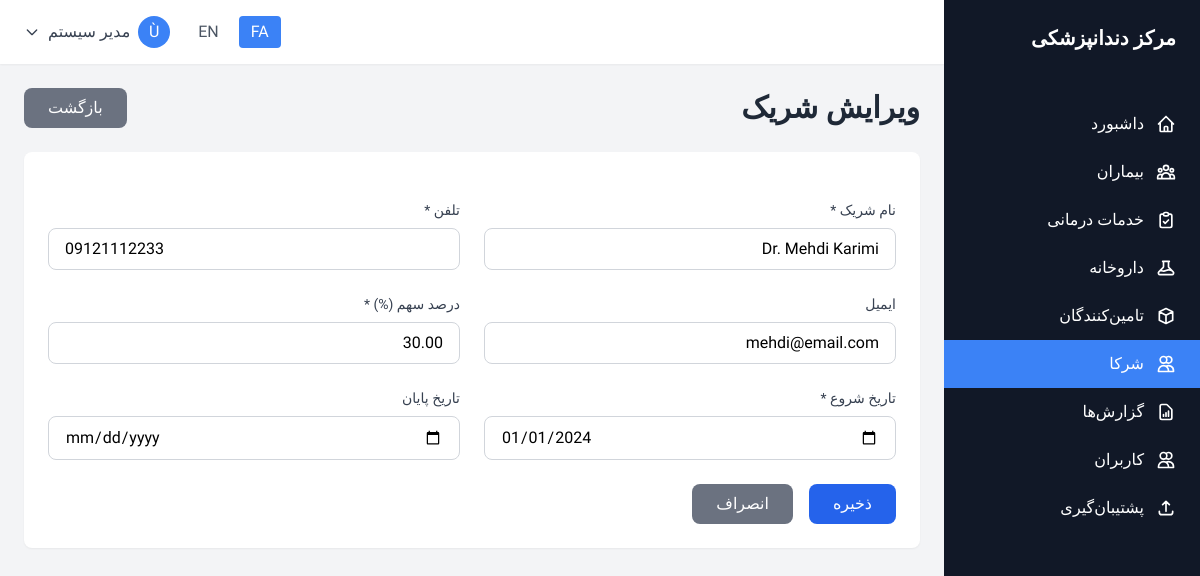
Screenshot of /partners/edit.php?id=1 (signed in) with the database file from the repository.
### tables this page shows
CREATE TABLE IF NOT EXISTS system (
    id INT AUTO_INCREMENT PRIMARY KEY,
    record_type ENUM('setting', 'activity_log') NOT NULL,
    setting_key VARCHAR(50),
    setting_value TEXT,
    setting_type VARCHAR(20) DEFAULT 'text',
    description TEXT,
    user_id INT,
    action VARCHAR(50),
    table_name VARCHAR(50),
    record_id INT,
    ip_address VARCHAR(45),
    user_agent TEXT,
    created_at DATETIME DEFAULT CURRENT_TIMESTAMP,
    updated_at DATETIME DEFAULT CURRENT_TIMESTAMP ON UPDATE CURRENT_TIMESTAMP,
    INDEX idx_record_type (record_type),
    INDEX idx_setting_key (setting_key),
    INDEX idx_user_action (user_id, action),
    INDEX idx_table_record (table_name, record_id),
    INDEX idx_activity_date (created_at),
    UNIQUE KEY unique_setting (setting_key, record_type),
    FOREIGN KEY (user_id) REFERENCES users(id) ON DELETE SET NULL
);

CREATE TABLE IF NOT EXISTS documents (
    id INT AUTO_INCREMENT PRIMARY KEY,
    document_type ENUM('prescription', 'partner_share', 'backup', 'invoice') NOT NULL,
    document_code VARCHAR(20) UNIQUE NOT NULL,
    patient_id INT,
    service_id INT,
    title VARCHAR(200) NOT NULL,
    content TEXT,
    file_path VARCHAR(255),
    file_size BIGINT,
    partner_name VARCHAR(100),
    partner_phone VARCHAR(20),
    partner_email VARCHAR(100),
    share_percentage DECIMAL(5, 2),
    period_start DATE,
    period_end DATE,
    share_amount DECIMAL(10, 2),
    paid_amount DECIMAL(10, 2) DEFAULT 0,
    diagnosis TEXT,
    medicine_instructions TEXT,
    status ENUM('active', 'inactive', 'completed', 'cancelled') DEFAULT 'active',
    created_by INT,
    created_at DATETIME DEFAULT CURRENT_TIMESTAMP,
    updated_at DATETIME DEFAULT CURRENT_TIMESTAMP ON UPDATE CURRENT_TIMESTAMP,
    INDEX idx_document_type_code (document_type, document_code),
    INDEX idx_patient_type (patient_id, document_type),
    INDEX idx_service_type (service_id, document_type),
    INDEX idx_partner_period (partner_name, period_start, period_end),
    INDEX idx_status_type (status, document_type),
    INDEX idx_created_date_type (created_at, document_type),
    FOREIGN KEY (patient_id) REFERENCES patients(id) ON DELETE CASCADE,
    FOREIGN KEY (service_id) REFERENCES services(id) ON DELETE SET NULL,
    FOREIGN KEY (created_by) REFERENCES users(id) ON DELETE SET NULL
);

### partners/edit.php (the view, shortened to what the rows shown need)
<?php
require_once '../config/config.php';
$partnerId = intval($_GET['id'] ?? 0);
$partner = fetchOne("SELECT * FROM documents WHERE id = ? AND document_type = 'partner_share'", [$partnerId]);
include '../includes/header.php';
?>
<div class="space-y-6">
    <div class="flex items-center justify-between">
        <h1 class="text-3xl font-bold text-gray-800"><?php echo $lang['edit_partner']; ?></h1>
    </div>
    <div class="bg-white rounded-lg shadow-sm p-6">
        <form id="partner-form" class="space-y-6">
            <div class="grid grid-cols-1 md:grid-cols-2 gap-6">
                <div>
                    <label class="block text-sm font-medium text-gray-700 mb-2">
                        <?php echo $lang['partner_name']; ?> *
                    </label>
                    <input type="text" name="partner_name" value="<?php echo htmlspecialchars($partner['partner_name']); ?>" required
                        class="w-full px-4 py-2 border border-gray-300 rounded-lg focus:ring-2 focus:ring-blue-500 focus:border-transparent outline-none">
                </div>
                <div>
                    <label class="block text-sm font-medium text-gray-700 mb-2">
                        <?php echo $lang['phone']; ?> *
                    </label>
                    <input type="tel" name="partner_phone" value="<?php echo htmlspecialchars($partner['partner_phone']); ?>" required
                        class="w-full px-4 py-2 border border-gray-300 rounded-lg focus:ring-2 focus:ring-blue-500 focus:border-transparent outline-none">
                </div>
                <div>
                    <label class="block text-sm font-medium text-gray-700 mb-2">
                        <?php echo $lang['email']; ?>
                    </label>
                    <input type="email" name="partner_email" value="<?php echo htmlspecialchars($partner['partner_email'] ?? ''); ?>"
                        class="w-full px-4 py-2 border border-gray-300 rounded-lg focus:ring-2 focus:ring-blue-500 focus:border-transparent outline-none">
                </div>
                <div>
                    <label class="block text-sm font-medium text-gray-700 mb-2">
                        <?php echo $lang['share_percentage']; ?> (%) *
                    </label>
                    <input type="number" name="share_percentage" value="<?php echo $partner['share_percentage']; ?>" step="0.01" min="0" max="100" required
                        class="w-full px-4 py-2 border border-gray-300 rounded-lg focus:ring-2 focus:ring-blue-500 focus:border-transparent outline-none">
                </div>
                <div>
                    <label class="block text-sm font-medium text-gray-700 mb-2">
                        <?php echo $lang['period_start']; ?> *
                    </label>
                    <input type="date" name="period_start" value="<?php echo $partner['period_start']; ?>" required
                        class="w-full px-4 py-2 border border-gray-300 rounded-lg focus:ring-2 focus:ring-blue-500 focus:border-transparent outline-none">
                </div>
            </div>
        </form>
    </div>
</div>
<?php include '../includes/footer.php'; ?>

### includes/header.php (shortened to what the rows shown need)
<?php
$lang = loadLanguage();
?>
<!DOCTYPE html>
<html lang="<?php echo $current_lang; ?>" dir="<?php echo $current_lang === 'fa' ? 'rtl' : 'ltr'; ?>">
<head>
    <script src="https://cdn.tailwindcss.com"></script>
</head>
<body class="bg-gray-100">
    <div class="flex h-screen overflow-hidden">
        <aside class="w-64 bg-gray-900 text-white flex-shrink-0 hidden md:block flex flex-col">
            <div class="p-6 flex-shrink-0">
                <h1 class="text-xl font-bold"><?php echo getSetting('clinic_name', $lang['app_name']); ?></h1>
            </div>
        </aside>
        <div class="flex-1 flex flex-col overflow-hidden">
            <main class="flex-1 overflow-y-auto p-6">

### rows the page displays
system: setting_value "مرکز دندانپزشکی"
documents: partner_name "Dr. Mehdi Karimi", partner_phone "09121112233", partner_email "mehdi@email.com", share_percentage "30.00", period_start "01/01/2024"

### other values shown
$lang['menu_dashboard'] "داشبورد"
$lang['menu_patients'] "بیماران"
$lang['menu_services'] "خدمات درمانی"
$lang['menu_medicines'] "داروخانه"
$lang['menu_suppliers'] "تامین‌کنندگان"
$lang['menu_partners'] "شرکا"
$lang['menu_reports'] "گزارش‌ها"
$lang['menu_users'] "کاربران"
$lang['menu_backup'] "پشتیبان‌گیری"
substr($user['full_name'], 0, 1) "Ù"
$user['full_name'] "مدیر سیستم"
$lang['edit_partner'] "ویرایش شریک"
$lang['back'] "بازگشت"
$lang['partner_name'] "نام شریک"
$lang['phone'] "تلفن"
